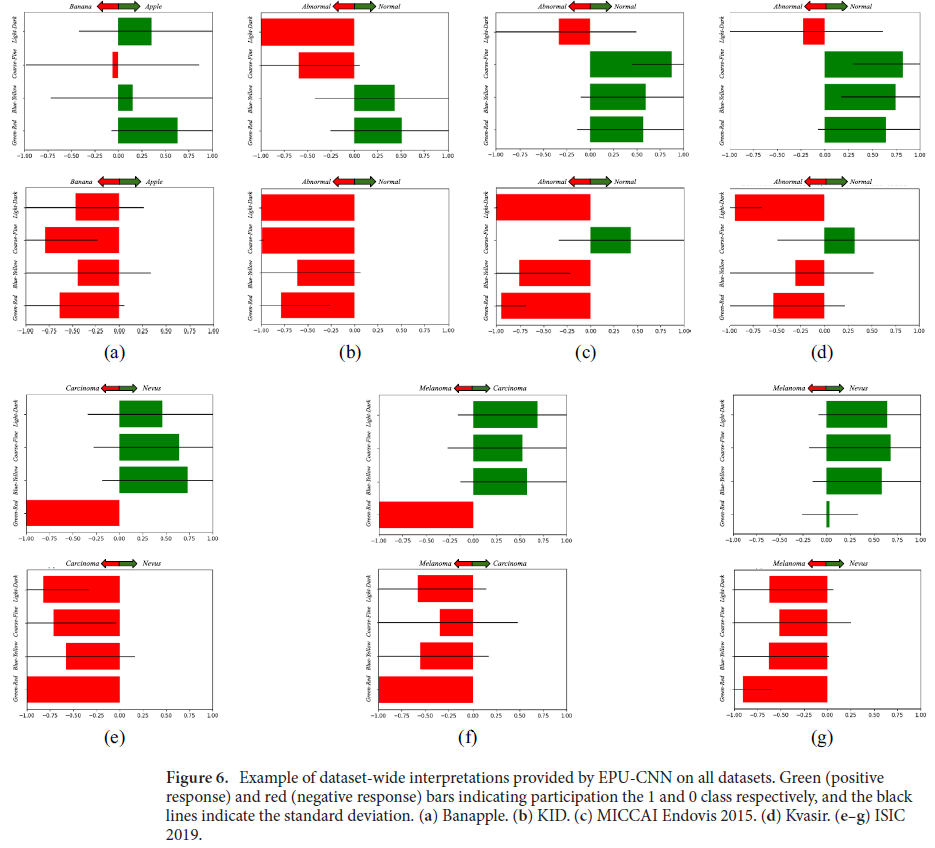
#> input picture assests/dataset_interpretation_example.png, 935 x 848 px
$ python -i image_preprocessing.py   (imports and definitions only)
#> lines starting #> are read from the running program, lines starting #| are printed output that depends on the picture
import cv2 as cv
import numpy as np

from scipy import ndimage as nd
from skimage.filters import sobel


class PreProcess(object):

    def __init__(self, size=(128, 128), preprocess="basic", interpolation=cv.INTER_CUBIC):
        """

        :param size:
        :param preprocess:
        :param interpolation:
        """
        self._width, self._height = size
        self._interpolation = interpolation

        if isinstance(preprocess, str):
            if preprocess is "basic":
                self._preprocess = PreProcess.basic_image_preprocess
        else:
            self._preprocess = preprocess

    def get_processed_image(self, image, generator=None, transform=None):

        if isinstance(image, str):
            image = cv.imread(image)
#> image is the input picture: shape (848, 935, 3); mean B, G, R 220.1, 225.1, 238.2
            image = self.resize(image)

            if generator is not None and transform is not None:
                image = generator.apply_transform(image, transform)

            return self.__get_preprocess(image)

        elif isinstance(image, list):
            return self.get_processed_image_list(image, generator=generator, transform=transform)
        else:
            image = self.resize(image)

            if generator is not None and transform is not None:
                image = generator.apply_transform(image, transform)

            return self.__get_preprocess(image)

    def get_processed_image_list(self, images, generator=None, transform=None):
        processed_images = []
        for image in images:
            processed_images.append(self.get_processed_image(image, generator=generator, transform=transform))
        return processed_images

    def resize(self, image):
        return cv.resize(image, (self._width, self._width),
                         interpolation=self._interpolation)
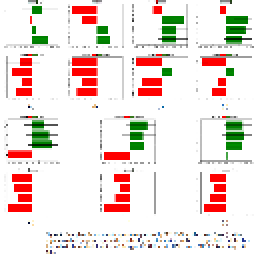
#> returned value: shape (128, 128, 3) (shown 2 times larger); mean of channels 0, 1, 2 220.4, 225.2, 238.6; drawn as B, G, R

    def __get_preprocess(self, image):
        if isinstance(self._preprocess, list):
            features = []
            for preprocess in self._preprocess:
                features.append(preprocess(image))
            return features
        else:
            return self._preprocess(image)

    @staticmethod
    def min_max_norm(x: np.ndarray) -> np.ndarray:
        return (x - x.min()) / (x.max() - x.min() + 1e-6)

    @staticmethod
    def normalize(image):
        if type(image) is list:
            min_max_images = []
            for _image in image:
                min_max_images.append(PreProcess.normalize(_image))
            return min_max_images
        else:
            return PreProcess.min_max_norm(image)

    @staticmethod
    def basic_image_preprocess(image):
        return image.astype(np.float32) / 255.

    @staticmethod
    def numerical_sorting(list_item):
        if type(list_item) is not list:
            raise Exception("needs list object")
        list_item.sort(key=lambda f: int(''.join(filter(str.isdigit, f))))

        return list_item


# EPU Tools

def normalize(image, height, width):
    image = image.astype(np.float32)
    image = (image - image.min()) / (image.max() - image.min() + 1e-6)
    return cv.resize(image, (height, width), interpolation=cv.INTER_CUBIC)


def lab_representation(image):
    lab_rep = cv.cvtColor(image, cv.COLOR_BGR2LAB)
    return cv.split(lab_rep)


def coarse_fine_representation(image):
    return sobel(cv.cvtColor(image, cv.COLOR_BGR2GRAY))


def light_dark_representations(image, sigma=3):
    image_grayscale = cv.cvtColor(image, cv.COLOR_BGR2GRAY)
    return nd.gaussian_filter(image_grayscale, sigma)

>>> result = PreProcess().get_processed_image('../assests/dataset_interpretation_example.png')

$ run again, on assests/interpretation_example.png
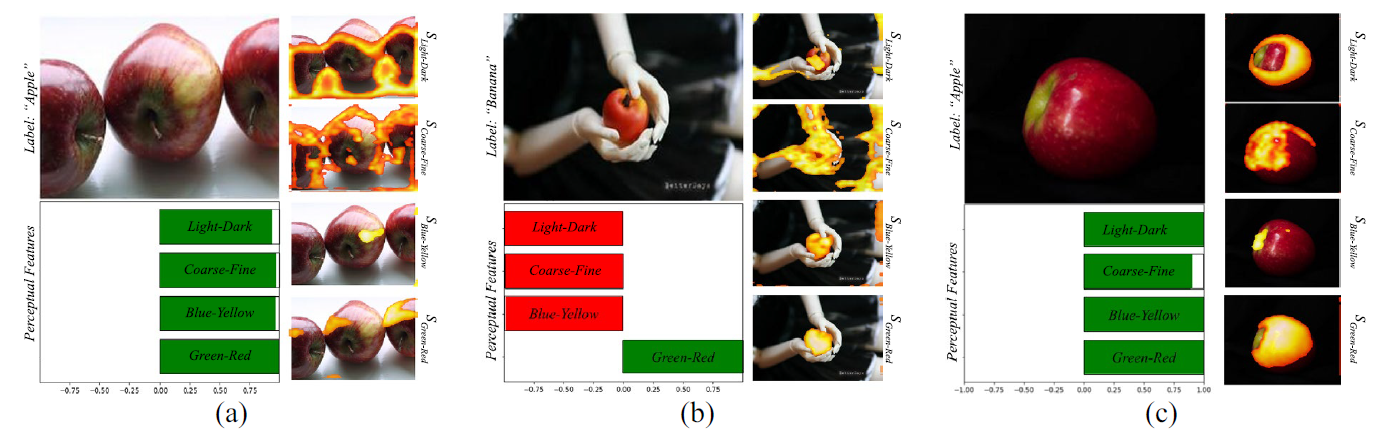
#> input picture assests/interpretation_example.png, 1377 x 430 px
#> in get_processed_image, image is the input picture: shape (430, 1377, 3); mean B, G, R 142.3, 155, 161.8
#> in resize, `return cv.resize(image, (self._width, self._width), interpolation=self..`:
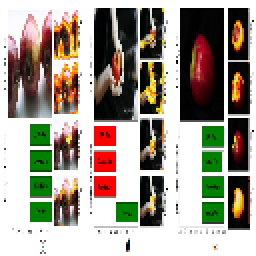
#> returned value: shape (128, 128, 3) (shown 2 times larger); mean of channels 0, 1, 2 142.4, 155, 162; drawn as B, G, R
